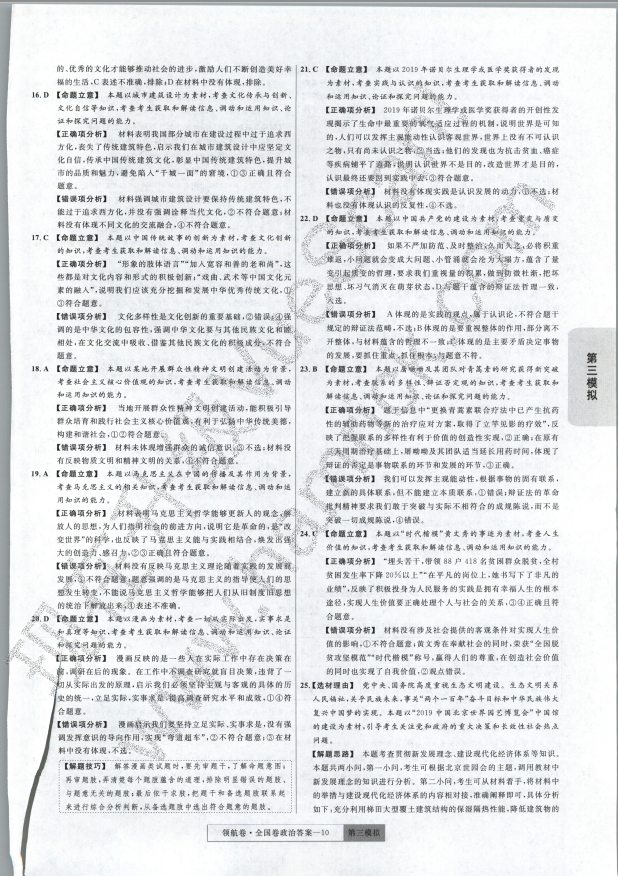
#> input picture testPic/2019-12-20-0012.jpg, 2472 x 3504 px (shown at 1/4 size); its folder holds only this picture in this run
$ python 24.py
#> lines starting #> are read from the running program, lines starting #| are printed output that depends on the picture
#进一步切分图片
from PIL import Image
import os,cv2
import numpy as t

def splitPic(source_path):
#> called with source_path = 'testPic/'
    picNo = 0
    for scan_file in os.listdir(source_path):
        source_file_path = 'testPic/' + scan_file
        img = Image.open(source_file_path)
#> img is the input picture: PIL image 2472x3504 RGB; mean R, G, B 224.8, 227.1, 228.6
        info = img.size
#> info = (2472, 3504)
        width = info[0]
#> width = 2472
        height = info[1]
#> height = 3504
        getWidth = t.zeros(width)
#> getWidth = 2472 values from 0 to 0
        for k in range(0,width):
            getWidth[k] = 0
        getWidth[0] += 1
        img = cv2.imread(source_file_path)
#> img: shape (3504, 2472, 3)
        # 查找页面中的分割线
        startHeight = int(height * 0.2)
#> startHeight = 700
        endHeight = int(height * 0.8) - 1
#> endHeight = 2802
        startWidth = int(width * 0.35)
#> startWidth = 865
        endWidth = int(width * 0.7) - 1
#> endWidth = 1729
        step = 15
        for row in range(startHeight,endHeight,step):  # 图片的高
            for col in range(startWidth,endWidth,step):  # 图片的宽
                channel1 = img[row][col][0]
                channel2 = img[row][col][1]
                channel3 = img[row][col][2]
                if ( ( channel1 >= 70 and channel1 <= 80 ) and
                     ( channel2 >= 70 and channel2 <= 80 ) and
                     ( channel3 >= 70 and channel3 <= 80 ) ):
                    m = 1 #表示可能是黑色
                else:
                    m = 0
                getWidth[col] += m
#> after the loop, getWidth = 2472 values, max 4 at index 1600, min 0 at index 1, mean 0.0218
                # print(row, col, channel3)

        #求最大的col
        maxCol = 0
        for col in range(startWidth, endWidth, step):  # 图片的宽
            if ( getWidth[col] > maxCol ):
                maxCol = getWidth[col]
                maxColValue = col
#> after the loop, maxCol = 4; maxColValue = 1600

        img = Image.open(source_file_path)
        img.crop((0, 0, maxColValue - 18, 3496)).save('target_pic/target_s_a_'+str(picNo)+'.jpg')
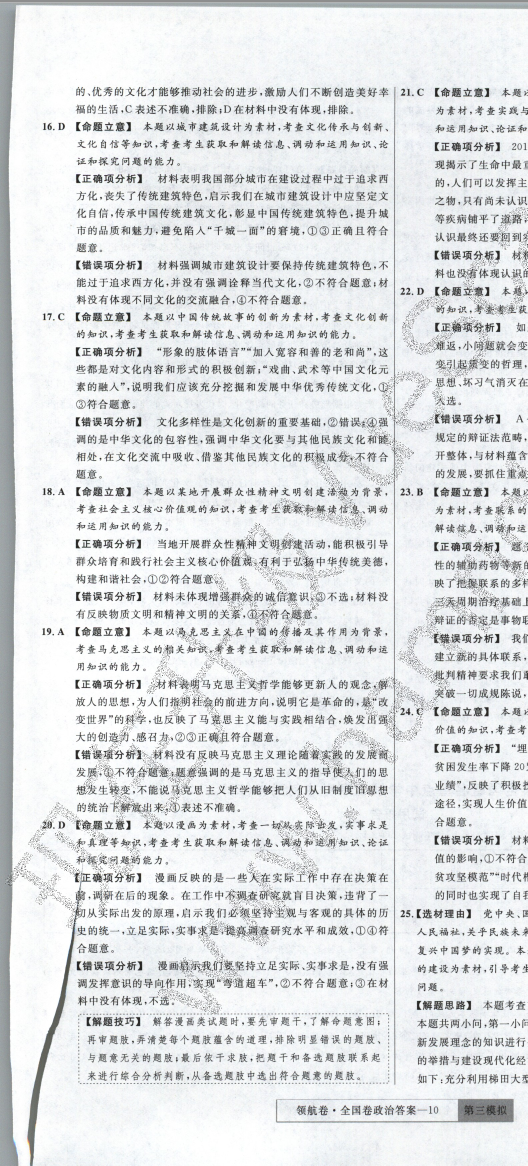
#> saved as target_s_a_0.jpg: PIL image 1582x3496 RGB (shown at 1/3 size); mean R, G, B 221.8, 224.2, 225.9
        img.crop((maxColValue + 18, 0, 2472, 3496)).save('target_pic/target_s_a_'+str(picNo+1)+'.jpg')
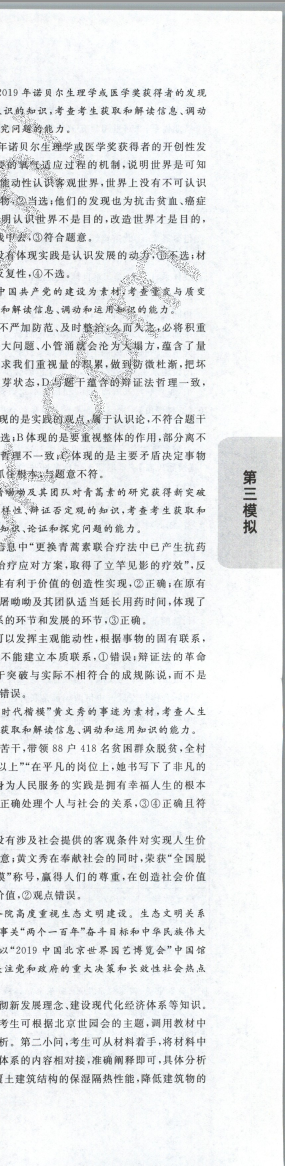
#> saved as target_s_a_1.jpg: PIL image 854x3496 RGB (shown at 1/3 size); mean R, G, B 230.3, 232.3, 233.7
        picNo += 2

if __name__ == '__main__':
    source_path = "testPic/"
    splitPic(source_path)

$ run again, on testPic/pic_name.jpg
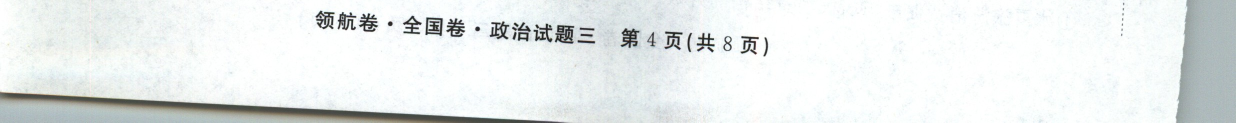
#> input picture testPic/pic_name.jpg, 2472 x 245 px (shown at 1/2 size)
#> in splitPic, img is the input picture: PIL image 2472x245 RGB; mean R, G, B 232.4, 236.3, 235.8
#> img: shape (245, 2472, 3)
#> after the loop in splitPic, `for row in range(startHeight,endHeight,step):`: getWidth = 2472 values, max 1 at index 0, min 0 at index 1, mean 0.000809
#> the loop in splitPic, `for col in range(startWidth, endWidth, step):` made 58 passes
#> maxCol on pass 27: 1
#> after the loop in splitPic, `for col in range(startWidth, endWidth, step):`: maxCol = 1; maxColValue = 1255
#> in splitPic, `img.crop((0, 0, maxColValue - 18, 3496)).save('target_pic/target_s_a_'..`:
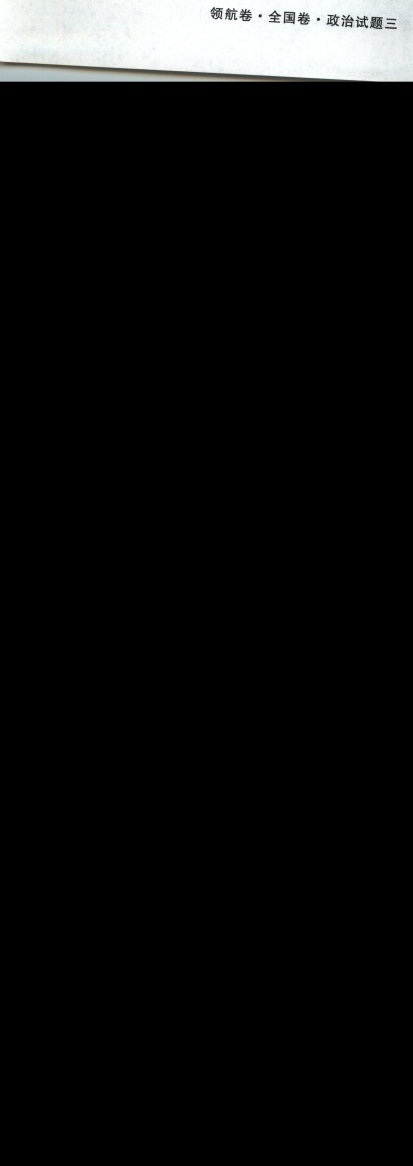
#> saved as target_s_a_0.jpg: PIL image 1237x3496 RGB (shown at 1/3 size); mean R, G, B 15.9, 16.1, 16.1
#> in splitPic, `img.crop((maxColValue + 18, 0, 2472, 3496)).save('target_pic/target_s_..`:
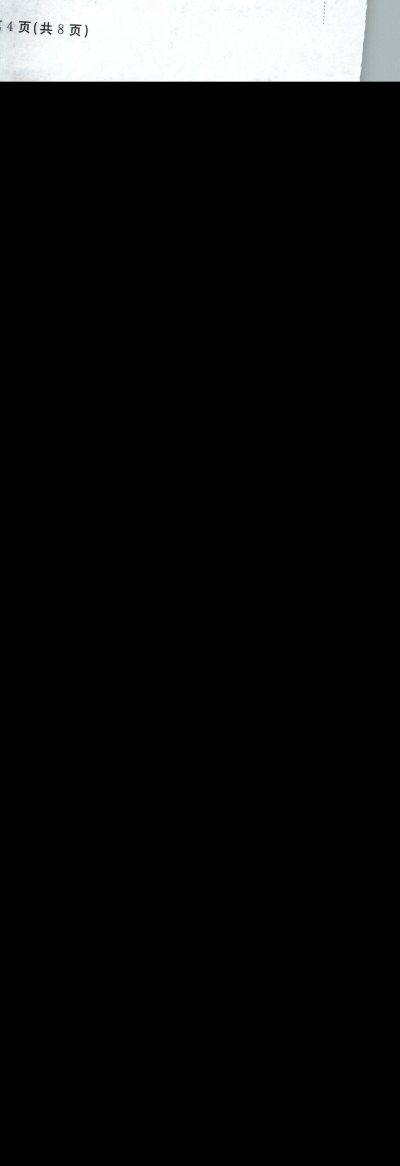
#> saved as target_s_a_1.jpg: PIL image 1199x3496 RGB (shown at 1/3 size); mean R, G, B 16.8, 17, 17

$ run again, on testPic/2019-12-20-0019.jpg
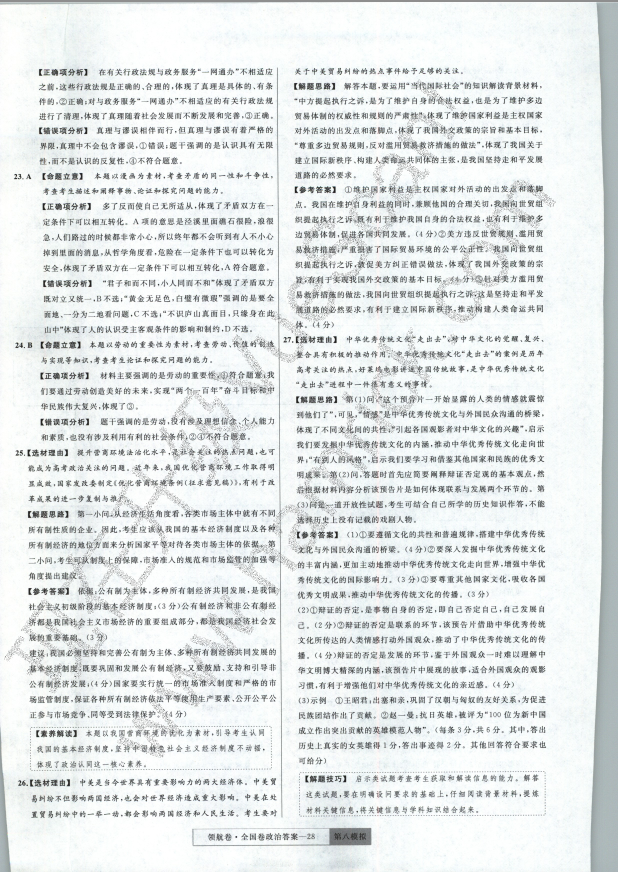
#> input picture testPic/2019-12-20-0019.jpg, 2472 x 3488 px (shown at 1/4 size)
#> in splitPic, img is the input picture: PIL image 2472x3488 RGB; mean R, G, B 226, 230.1, 230.3
#> img: shape (3488, 2472, 3)
#> after the loop in splitPic, `for row in range(startHeight,endHeight,step):`: getWidth = 2472 values, max 3 at index 865, min 0 at index 1, mean 0.0162
#> the loop in splitPic, `for col in range(startWidth, endWidth, step):` made 58 passes
#> maxCol on pass 1: 3
#> after the loop in splitPic, `for col in range(startWidth, endWidth, step):`: maxCol = 3; maxColValue = 865
#> in splitPic, `img.crop((0, 0, maxColValue - 18, 3496)).save('target_pic/target_s_a_'..`:
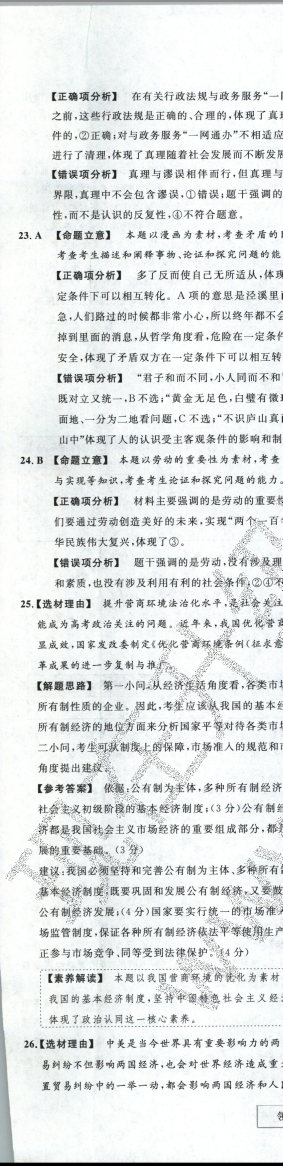
#> saved as target_s_a_0.jpg: PIL image 847x3496 RGB (shown at 1/3 size); mean R, G, B 227.3, 230.5, 230.3
#> in splitPic, `img.crop((maxColValue + 18, 0, 2472, 3496)).save('target_pic/target_s_..`:
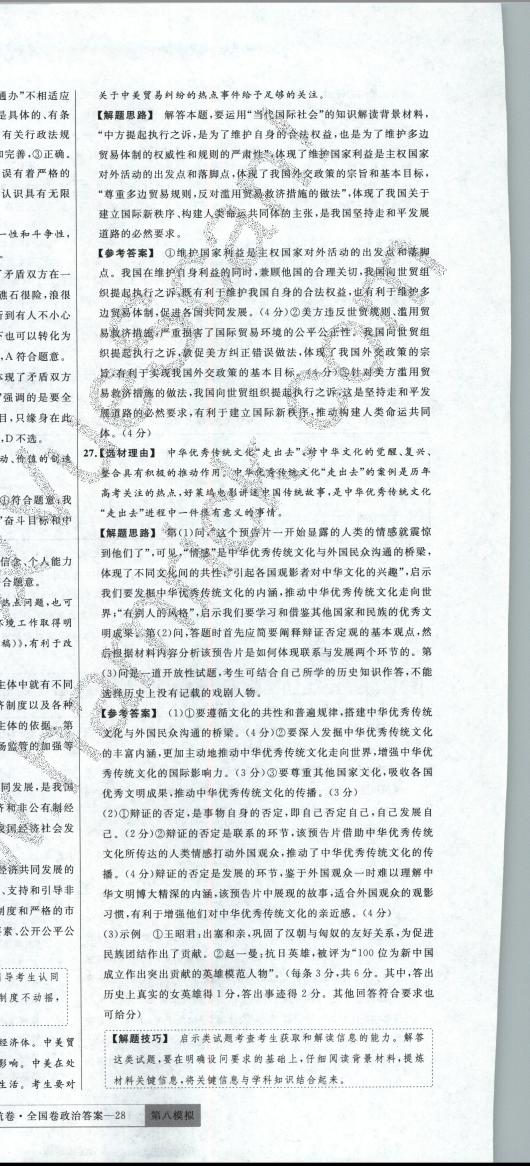
#> saved as target_s_a_1.jpg: PIL image 1589x3496 RGB (shown at 1/3 size); mean R, G, B 224.6, 229.1, 229.6
